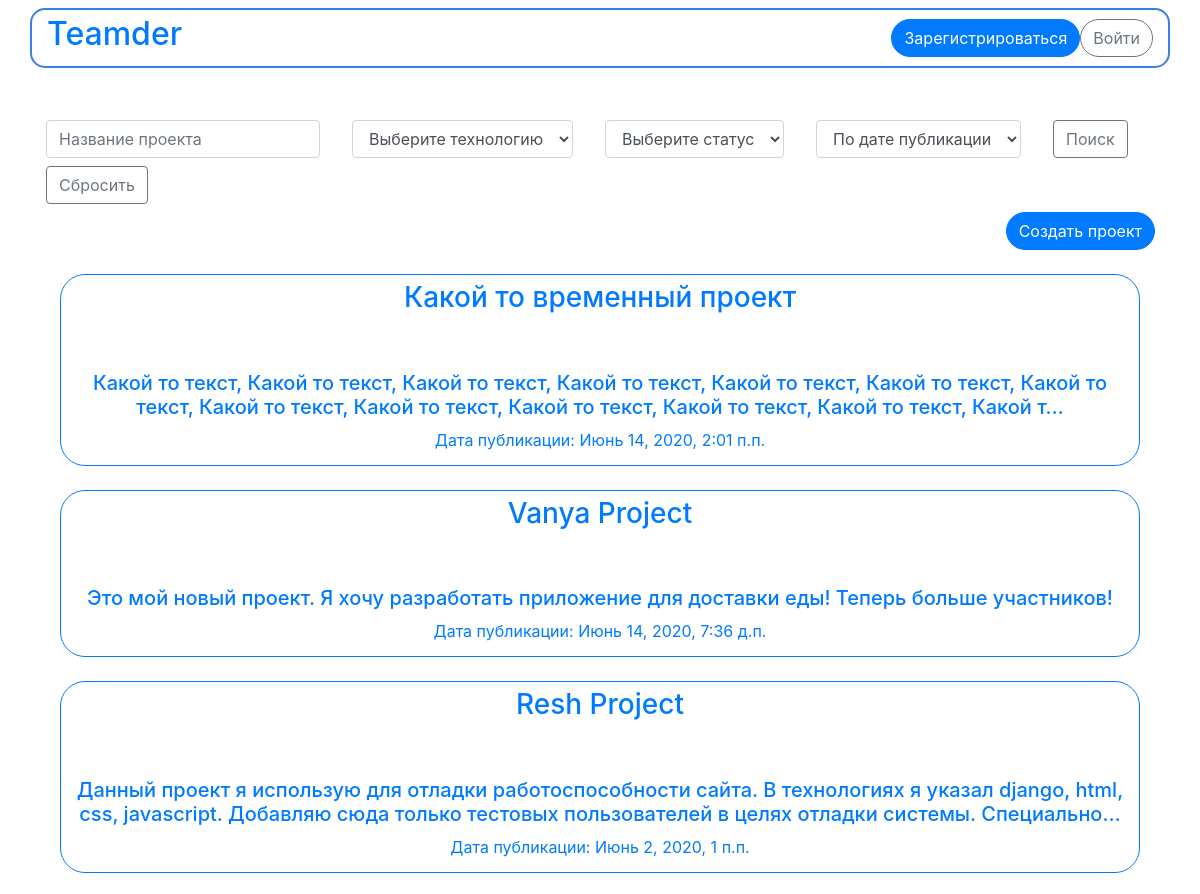
The page /projects/ (upper part) on the database as committed earlier.
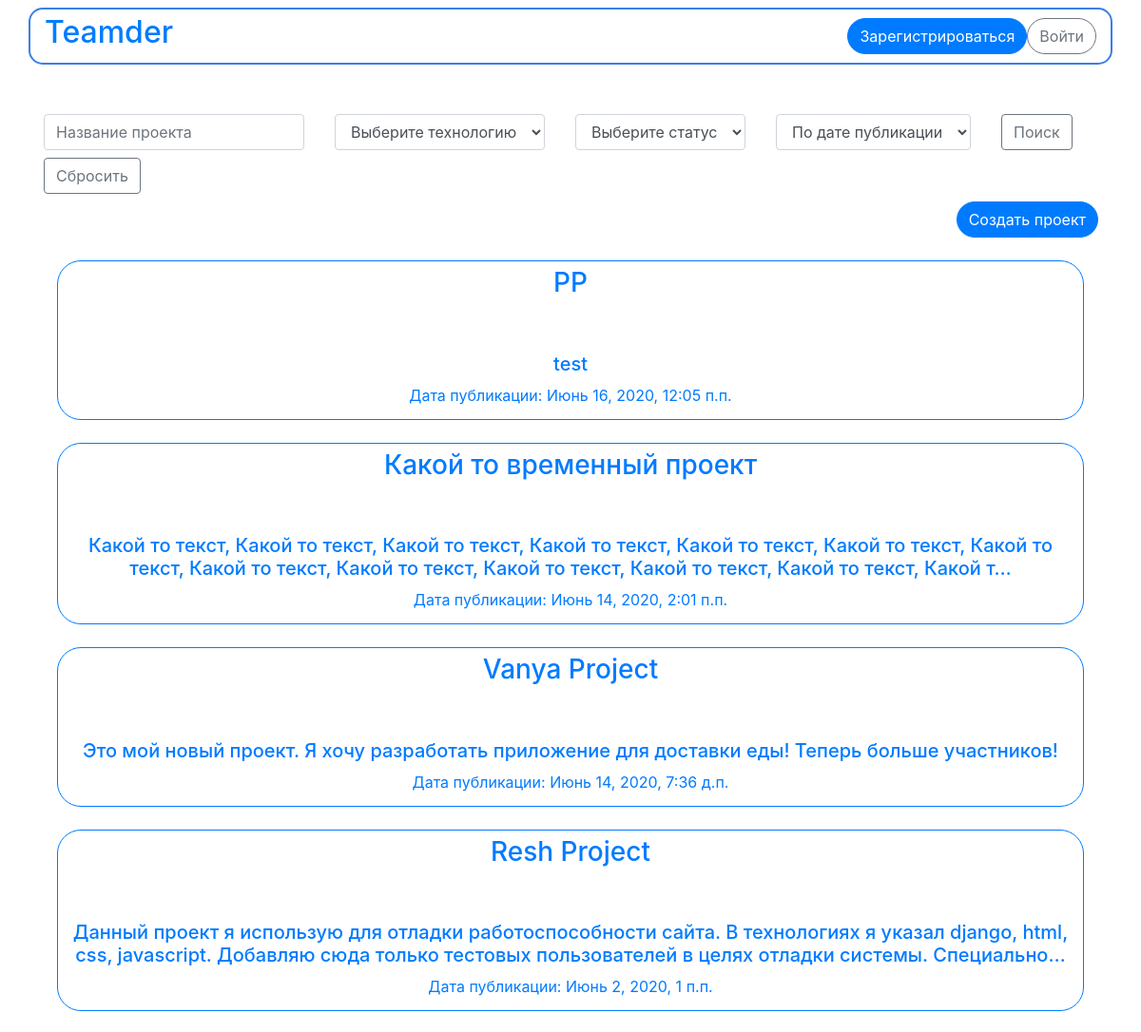
The same page on the database as committed later.
### teamder/apps/projects/models.py (models this page shows, shortened)
class Project(models.Model):
    project_name = models.CharField('название проекта', max_length=100)
    project_description = models.TextField('описание проекта', blank=True)
    pub_date = models.DateTimeField('дата публикции', default=timezone.now)
    creator = models.ForeignKey(get_user_model(), on_delete=models.CASCADE, null=True)
    members = models.ManyToManyField(get_user_model(), 'Участники', blank=True)
    members_count = models.IntegerField('Количество участников', default=1, blank=False)
    is_done = models.BooleanField('Проект завершен', default=False)
    technologies = models.ManyToManyField(
        Technology,
        related_name='project_set',
        verbose_name="технологии",
        blank=True)
    class Meta:
        verbose_name = 'Проект'
        verbose_name_plural = 'Проекты'

### teamder/apps/projects/views.py (the view)
# urls.py: path('', views.index, name='index'),
def index(request):
    tech = request.GET.get('tech')
    name = request.GET.get('name')
    name = '' if name is None else name
    status = request.GET.get('done')
    order = request.GET.get('order_by')
    projects_list = get_by_tech(tech)
    projects_list = get_by_name(projects_list, name)
    projects_list = get_by_status(projects_list, status)
    projects_list = get_order_by(projects_list, order)
    technology_list = Technology.objects.order_by('technology_name')
    context = {
        'projects_list': projects_list,
        'technology_list': technology_list,
        'selected_tech': tech,
        'selected_done': status,
        'selected_name': name,
        'selected_order': order,
    }
    return render(request, 'projects/list.html', context)

### teamder/apps/projects/views.py (called while the page is built)
def get_by_tech(parameter):
    return Technology.objects.get(technology_name=parameter).project_set.all() \
        if parameter != "" and parameter is not None else Project.objects.all()

def get_by_name(query, parameter):
    return query.filter(project_name__icontains=parameter) if parameter is not None else query

def get_by_status(query, parameter):
    if parameter == 'true':
        return query.filter(is_done=True)
    elif parameter == 'false':
        return query.filter(is_done=False)
    else:
        return query

def get_order_by(query, parameter):
    if parameter == 'name':
        return query.order_by('project_name')
    return query.order_by('-pub_date')

### teamder/templates/projects/list.html (shortened to what this page needs)
{% extends 'base.html' %}
{% block content %}
<div class="container">
    <div class="row">
        <form method="get" class="form-inline">
            <div class="form-group mx-sm-3 mb-2">
                <input id="search_name" type="search" name="name" value="{{selected_name}}" class="form-control" placeholder="Название проекта">
            </div>
            <div class="form-group mx-sm-3 mb-2" onclick="showCheckboxes()">
                <select id="search_tech" class="form-control" name="tech">
                    <option value="">Выберите технологию</option>
                </select>
            </div>
            <div class="form-group mx-sm-3 mb-2">
                <select id="search_done" name="done" class="form-control">
                    <option {% if selected_done == '' %}selected{% endif %} value="">Выберите статус</option>
                </select>
            </div>
            <div class="form-group mx-sm-3 mb-2">
                <select id="order_by" name="order_by" class="form-control">
                    <option {% if selected_order == 'pub_date' %}selected{% endif %} value="pub_date">По дате публикации</option>
                </select>
            </div>
            <div class="form-group mx-sm-3 mb-2">
                <input type="submit" value="Поиск" class="btn btn-outline-secondary">
            </div>
        </form>
        <form method="get">
            <div class="form-group mx-sm-3 mb-2">
                <input type="submit" value="Сбросить" class="btn btn-outline-secondary">
            </div>
        </form>
        {% if user.useraccount.user_current_project == None %}
        <div class="col-12 justify-content-end">
            <a href="{% url 'projects:add_new' %}"><button class="btn btn-primary" style="border-radius: 50px; float: right;">Создать проект</button></a>
        </div>
        {% endif %}
    </div>
    <br>
    {% if projects_list %}
        {% for project in projects_list %}
            <div class="container" style="">
                <a href="{% url 'projects:detail' project.id %}" style="text-decoration: none"><button class="btn btn-outline-primary btn-block" style=" font-size: 200%; border-radius: 25px; ">
                    <h3>{{ project.project_name }}</h3>
                    <br>
                        <h5> {{ project.project_description | truncatechars:200 }}</h5>
                        <h5> <small>Дата публикации: {{project.pub_date}}</small></h5>
                </button></a>
            </div>
            <br>
        {% endfor %}
    {% else %}
        <p>Проекты не найдены</p>
    {% endif %}
</div>
{% endblock %}

Rows that differ between the two databases and show on the page:
added Project: project_name "PP", project_description "test", pub_date "Июнь 16, 2020, 12:05 п.п."
